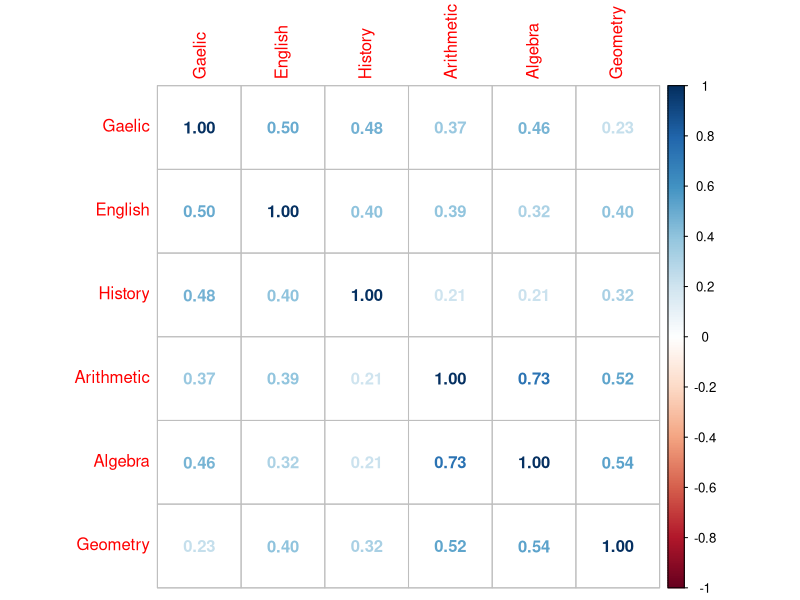
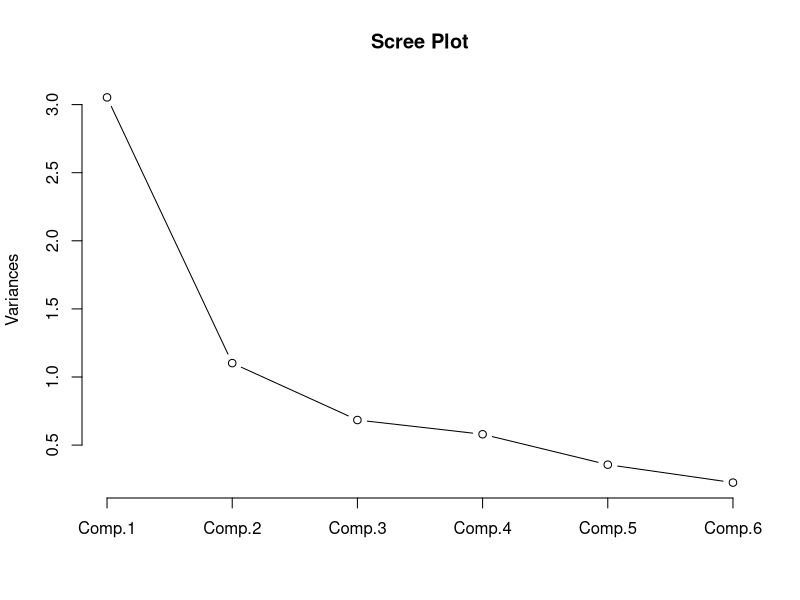
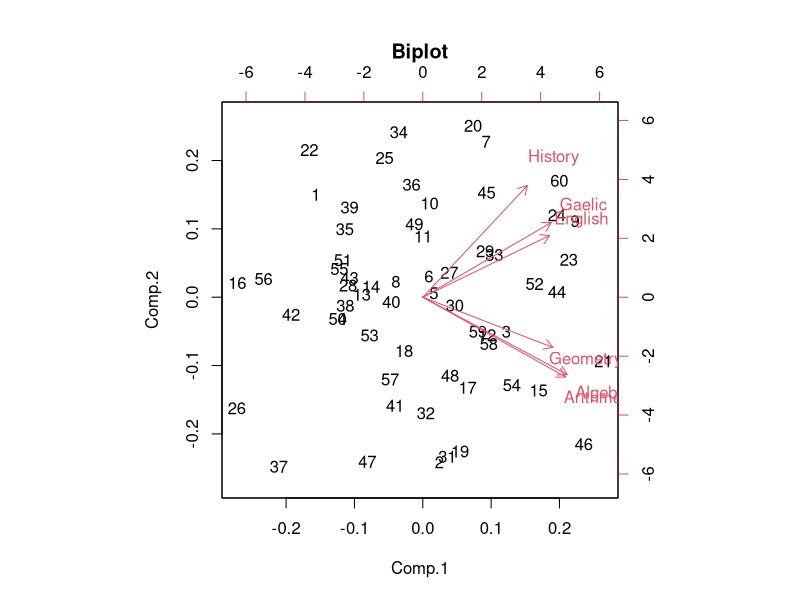

Source code (R) for these figures, in order: (Note: this script raises an error after producing the figures.)
## ---- chunk 1
knitr::opts_chunk$set(echo = TRUE)
library(tidyr) #the pipe (%>%) tool is extremely useful
library(MASS)
library(ggplot2)
library(kableExtra)
library("gridExtra")
#library(klaR) #visualize lda and qda
library(knitr)
library(corrplot)#for visualizing the corr matrix of the iris data
#install.packages("psych")
library(psych)
## ---- chunk 2
exam.cor=rbind(
c(1.000,  0.439,  0.410,  0.288,  0.329,  0.248),
c(0.439,  1.000,  0.351,  0.354,  0.320,  0.329),
c(0.410,  0.351,  1.000,  0.164,  0.190,  0.181),
c(0.288,  0.354,  0.164,  1.000,  0.595,  0.470),
c(0.329,  0.320,  0.190,  0.595,  1.000,  0.464),
c(0.248,  0.329,  0.181,  0.470,  0.464,  1.000))
exam.cov=diag(c(2, 3, 2, 3, 2, 2)) %*%exam.cor %*% diag(c(2, 3, 2, 3, 2, 2))

set.seed(2)
exam=round(mvrnorm(n=60, mu=rep(80,6), Sigma=exam.cov))
colnames(exam)=c("Gaelic",
"English",
"History",
"Arithmetic",
"Algebra",
"Geometry")
exam=data.frame(exam)
## ---- chunk 3
corrplot(cor(exam), method="number")
## ---- chunk 4
obj=princomp(exam, cor=TRUE)
obj$loadings
## ---- chunk 5
plot(obj, type="lines", main="Scree Plot")
## ---- chunk 6
biplot(obj, main="Biplot")
## ---- chunk 7
knitr::include_graphics("img/PCA_FA.png")
## ---- chunk 8
knitr::include_graphics("img/PCA_FA.png")
## ---- chunk 9
obj=factanal(exam, factors=2)
L=obj$loadings[,1:2] 
Psi=diag(obj$uniquenesses)
#communality
1-obj$uniquenesses
## ---- chunk 10
#Estimated Sigma
L%*%t(L) + Psi
## ---- chunk 11
theta=pi/6
R=matrix(c(cos(theta), sin(theta), -sin(theta), cos(theta)), 2,2)
L.tilde=L%*%R

L.tilde %*% t(L.tilde) + Psi
## ---- chunk 12
principal(exam, nfactors=2)
## ---- chunk 13
plot(principal(exam, nfactors=2))
## ---- chunk 14
principal(exam,nfactors=2, rotate="none")
## ---- chunk 15
plot(principal(exam,nfactors=2, rotate="none"))
## ---- chunk 16
principal(exam,nfactors=2, rotate="promax")
## ---- chunk 17
plot(principal(exam,nfactors=2, rotate="promax"))
## ---- chunk 18
knitr::include_graphics("img/TestNumberCommonFactors.png")
## ---- chunk 19
factanal(exam, factors=1)
## ---- chunk 20
factanal(exam, factors=2)
